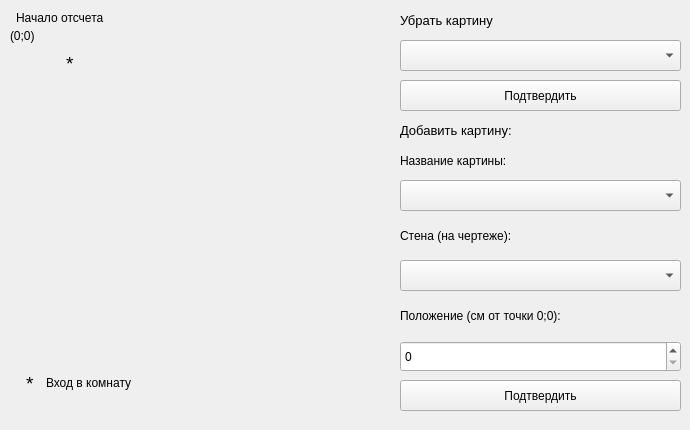
<?xml version="1.0" encoding="UTF-8"?>
<ui version="4.0">
 <class>Form</class>
 <widget class="QWidget" name="Form">
  <property name="geometry">
   <rect>
    <x>0</x>
    <y>0</y>
    <width>690</width>
    <height>430</height>
   </rect>
  </property>
  <property name="windowTitle">
   <string>Редактировать комнату</string>
  </property>
  <widget class="QLabel" name="label_5">
   <property name="geometry">
    <rect>
     <x>400</x>
     <y>220</y>
     <width>281</width>
     <height>31</height>
    </rect>
   </property>
   <property name="text">
    <string>Стена (на чертеже):</string>
   </property>
  </widget>
  <widget class="QLabel" name="label_8">
   <property name="geometry">
    <rect>
     <x>400</x>
     <y>10</y>
     <width>391</width>
     <height>21</height>
    </rect>
   </property>
   <property name="font">
    <font>
     <pointsize>10</pointsize>
    </font>
   </property>
   <property name="text">
    <string>Убрать картину</string>
   </property>
  </widget>
  <widget class="QPushButton" name="del_btn">
   <property name="geometry">
    <rect>
     <x>400</x>
     <y>80</y>
     <width>281</width>
     <height>31</height>
    </rect>
   </property>
   <property name="text">
    <string>Подтвердить</string>
   </property>
  </widget>
  <widget class="QLabel" name="label_11">
   <property name="geometry">
    <rect>
     <x>26</x>
     <y>375</y>
     <width>16</width>
     <height>16</height>
    </rect>
   </property>
   <property name="font">
    <font>
     <pointsize>14</pointsize>
    </font>
   </property>
   <property name="text">
    <string>*</string>
   </property>
  </widget>
  <widget class="QPushButton" name="add_art_btn">
   <property name="geometry">
    <rect>
     <x>400</x>
     <y>380</y>
     <width>281</width>
     <height>31</height>
    </rect>
   </property>
   <property name="text">
    <string>Подтвердить</string>
   </property>
  </widget>
  <widget class="QLabel" name="label_3">
   <property name="geometry">
    <rect>
     <x>400</x>
     <y>120</y>
     <width>281</width>
     <height>21</height>
    </rect>
   </property>
   <property name="font">
    <font>
     <pointsize>10</pointsize>
    </font>
   </property>
   <property name="text">
    <string>Добавить картину:</string>
   </property>
  </widget>
  <widget class="QLabel" name="label_4">
   <property name="geometry">
    <rect>
     <x>400</x>
     <y>150</y>
     <width>281</width>
     <height>21</height>
    </rect>
   </property>
   <property name="text">
    <string>Название картины:</string>
   </property>
  </widget>
  <widget class="QLabel" name="label_6">
   <property name="geometry">
    <rect>
     <x>400</x>
     <y>300</y>
     <width>281</width>
     <height>31</height>
    </rect>
   </property>
   <property name="text">
    <string>Положение (см от точки 0;0):</string>
   </property>
  </widget>
  <widget class="QLabel" name="label_9">
   <property name="geometry">
    <rect>
     <x>16</x>
     <y>10</y>
     <width>141</width>
     <height>16</height>
    </rect>
   </property>
   <property name="text">
    <string>Начало отсчета</string>
   </property>
  </widget>
  <widget class="QLabel" name="label_7">
   <property name="geometry">
    <rect>
     <x>10</x>
     <y>25</y>
     <width>41</width>
     <height>21</height>
    </rect>
   </property>
   <property name="text">
    <string>(0;0)</string>
   </property>
  </widget>
  <widget class="QLabel" name="label_10">
   <property name="geometry">
    <rect>
     <x>66</x>
     <y>55</y>
     <width>21</width>
     <height>16</height>
    </rect>
   </property>
   <property name="font">
    <font>
     <pointsize>14</pointsize>
    </font>
   </property>
   <property name="text">
    <string>*</string>
   </property>
  </widget>
  <widget class="QLabel" name="label_12">
   <property name="geometry">
    <rect>
     <x>46</x>
     <y>375</y>
     <width>251</width>
     <height>16</height>
    </rect>
   </property>
   <property name="text">
    <string>Вход в комнату</string>
   </property>
  </widget>
  <widget class="QComboBox" name="del_art">
   <property name="geometry">
    <rect>
     <x>400</x>
     <y>40</y>
     <width>281</width>
     <height>31</height>
    </rect>
   </property>
  </widget>
  <widget class="QComboBox" name="add_art">
   <property name="geometry">
    <rect>
     <x>400</x>
     <y>180</y>
     <width>281</width>
     <height>31</height>
    </rect>
   </property>
  </widget>
  <widget class="QComboBox" name="coord_const">
   <property name="geometry">
    <rect>
     <x>400</x>
     <y>260</y>
     <width>281</width>
     <height>31</height>
    </rect>
   </property>
  </widget>
  <widget class="QSpinBox" name="spinBox">
   <property name="geometry">
    <rect>
     <x>400</x>
     <y>341</y>
     <width>281</width>
     <height>31</height>
    </rect>
   </property>
  </widget>
 </widget>
 <resources/>
 <connections/>
</ui>
